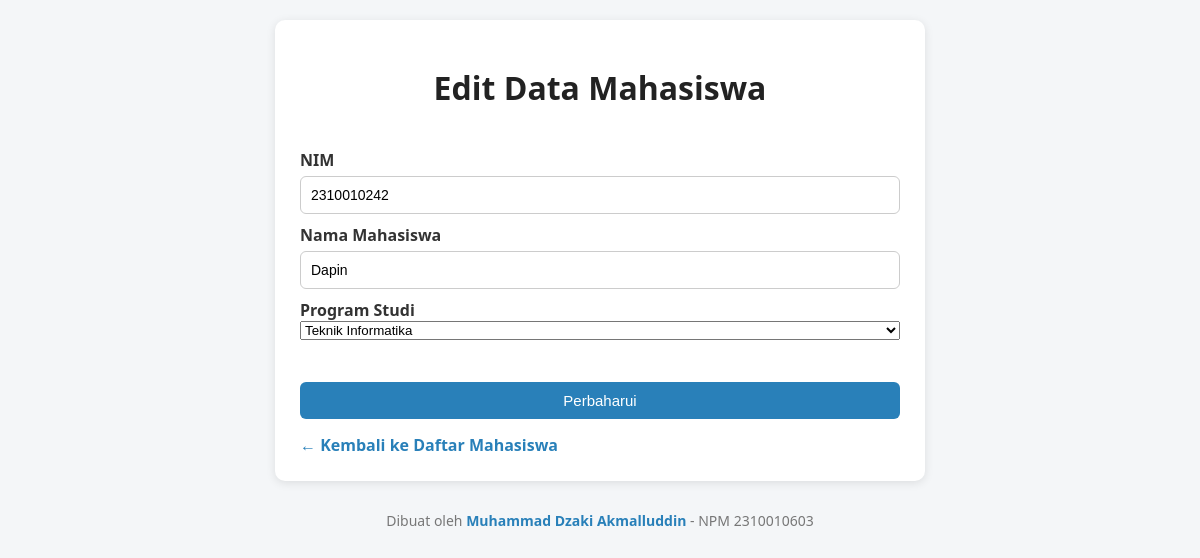
The page /index.php/mahasiswa/edit/5 on the database its author committed.
### tables this page shows
CREATE TABLE `mahasiswa` (
  `id_mahasiswa` int NOT NULL,
  `NIM` varchar(10) NOT NULL,
  `nama_mhs` varchar(90) NOT NULL,
  `id_prodi` int DEFAULT NULL
);

CREATE TABLE `prodi` (
  `id_prodi` int NOT NULL,
  `kode_prodi` varchar(10) NOT NULL,
  `nama_prodi` varchar(255) NOT NULL
);

### application/controllers/Mahasiswa.php (called while the page is built, shortened)
<?php
class Mahasiswa extends CI_Controller {
    public function __construct()
    {
        $this->load->model('Mahasiswa_model');
        $this->load->model('Prodi_model');
    }
    public function edit($id) {
        $data['prodi'] = $this->Prodi_model->lihatData();
        $data['mahasiswa'] = $this->Mahasiswa_model->getById($id);
        $this->load->view('mahasiswa_edit', $data);
    }
}

### index.php (called while the page is built, shortened)
<?php
require_once BASEPATH.'core/CodeIgniter.php';

### application/models/Mahasiswa_model.php (called while the page is built, shortened)
<?php
class Mahasiswa_model extends CI_Model {
    public function getById($id) {
        return $this->db->get_where('mahasiswa', ['id_mahasiswa' => $id])->row();
    }
}

### application/models/Prodi_model.php (called while the page is built, shortened)
<?php
class Prodi_model extends CI_Model {
    public function lihatData()
    {
        return $this->db->get('prodi')->result();
    }
}

### application/views/Mahasiswa_edit.php (the view, shortened to what this page needs)
<!DOCTYPE html>
<html lang="id">
<head>
</head>
<body>
  <div class="container">
    <h1>Edit Data Mahasiswa</h1>
    <form action="<?= site_url('mahasiswa/perbaharui/' . $mahasiswa->id_mahasiswa) ?>" method="post">
      <label for="nim">NIM</label>
      <input type="text" name="nim" id="nim" value="<?= $mahasiswa->NIM ?>" required>
      <label for="nama_mhs">Nama Mahasiswa</label>
      <input type="text" name="nama_mhs" id="nama_mhs" value="<?= $mahasiswa->nama_mhs ?>" required>
       <label for="id_prodi">Program Studi</label>
    <select name="id_prodi" id="id_prodi" required>
        <?php foreach ($prodi as $ps) : ?>
        <option value="<?= $ps->id_prodi ?>" <?= $mahasiswa->id_prodi == $ps->id_prodi ? 'selected' : '' ?>>
            <?= $ps->nama_prodi ?>
        </option>
        <?php endforeach; ?>
    </select><br>
      <input type="submit" class="btn-submit" value="Perbaharui">
    </form>
    <a href="<?= site_url('mahasiswa') ?>" class="btn-back">← Kembali ke Daftar Mahasiswa</a>
  </div>
  <div class="footer">
    Dibuat oleh <span>Muhammad Dzaki Akmalluddin</span> - NPM 2310010603
  </div>
</body>
</html>

### application/views/Mahasiswa_edit.php (style rules this page uses)
body { font-family: "Segoe UI", Tahoma, Geneva, Verdana, sans-serif; background-color: #f4f6f8; margin: 0; padding: 20px; }
h1 { text-align: center; color: #222; margin-bottom: 30px; }
.container { background-color: #fff; border-radius: 10px; box-shadow: 0 2px 10px rgba(0,0,0,0.1); padding: 25px; max-width: 600px; margin: auto; }
form { display: flex; flex-direction: column; }
label { font-weight: 600; margin-top: 10px; color: #333; }
input[type="text"] { padding: 10px; margin-top: 5px; border: 1px solid #ccc; border-radius: 6px; font-size: 14px; transition: 0.2s; }
.btn-submit { background-color: #2980b9; color: white; border: none; border-radius: 6px; padding: 10px 15px; font-size: 15px; margin-top: 20px; cursor: pointer; transition: 0.2s; }
.btn-back { display: inline-block; margin-top: 15px; text-decoration: none; color: #2980b9; font-weight: bold; text-align: center; transition: 0.2s; }
.footer { text-align: center; margin-top: 30px; font-size: 14px; color: #777; }
.footer span { color: #2980b9; font-weight: bold; }

### rows shown on the page
mahasiswa: nim "2310010242", nama_mhs "Dapin", id_prodi "Teknik Informatika"
